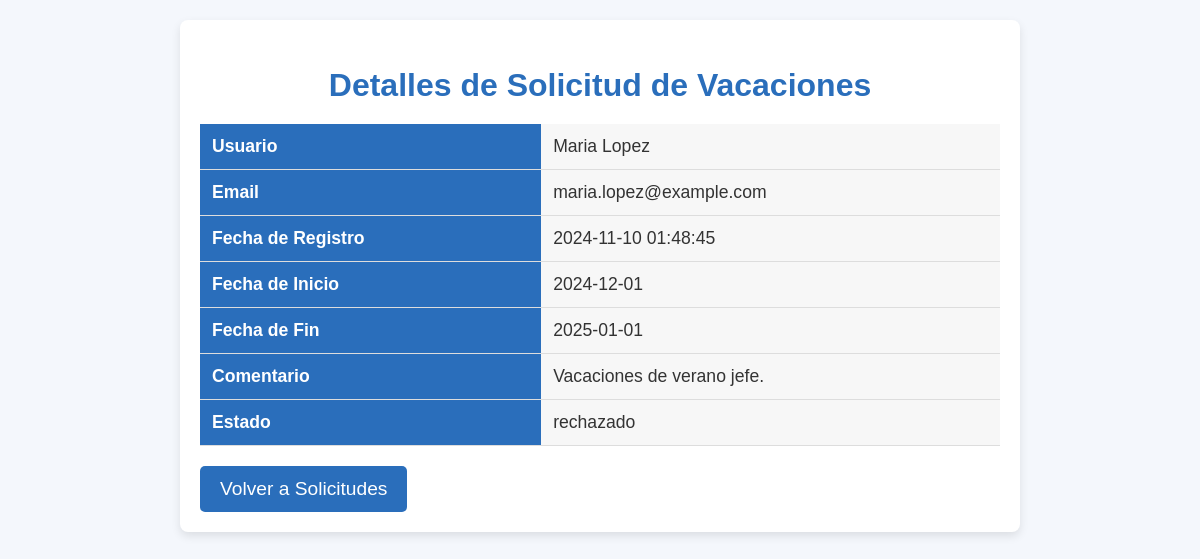
/php/detalles_solicitud.php?id=4 (signed in), run on the app's committed database.
### tables this page shows
CREATE TABLE `vacaciones` (
  `id` int(11) NOT NULL,
  `usuario_id` int(11) DEFAULT NULL,
  `fecha_inicio` date NOT NULL,
  `fecha_fin` date NOT NULL,
  `estado` enum('pendiente','aprobado','rechazado') DEFAULT 'pendiente',
  `comentario_admin` text DEFAULT NULL,
  `fecha_solicitud` timestamp NOT NULL DEFAULT current_timestamp()
);

CREATE TABLE `usuarios` (
  `id` int(11) NOT NULL,
  `nombre` varchar(100) NOT NULL,
  `email` varchar(100) NOT NULL,
  `password` varchar(255) NOT NULL,
  `rol` enum('admin','empleado') DEFAULT 'empleado',
  `fecha_registro` timestamp NOT NULL DEFAULT current_timestamp()
);

### php/detalles_solicitud.php (the view, shortened to what this page needs)
<?php
include("config.php");
$solicitud_id = intval($_GET['id']);
$sql = "SELECT vacaciones.*, usuarios.nombre, usuarios.email, usuarios.fecha_registro
        FROM vacaciones
        INNER JOIN usuarios ON vacaciones.usuario_id = usuarios.id
        WHERE vacaciones.id = $solicitud_id";
$result = $conn->query($sql);
$solicitud = $result->fetch_assoc();
?>
<!DOCTYPE html>
<html lang="es">
<head>
</head>
<body>
    <div class="container">
        <h2>Detalles de Solicitud de Vacaciones</h2>
        <table>
            <tr>
                <th>Usuario</th>
                <td><?php echo htmlspecialchars($solicitud['nombre']); ?></td>
            </tr>
            <tr>
                <th>Email</th>
                <td><?php echo htmlspecialchars($solicitud['email']); ?></td>
            </tr>
            <tr>
                <th>Fecha de Registro</th>
                <td><?php echo htmlspecialchars($solicitud['fecha_registro']); ?></td>
            </tr>
            <tr>
                <th>Fecha de Inicio</th>
                <td><?php echo htmlspecialchars($solicitud['fecha_inicio']); ?></td>
            </tr>
            <tr>
                <th>Fecha de Fin</th>
                <td><?php echo htmlspecialchars($solicitud['fecha_fin']); ?></td>
            </tr>
            <tr>
                <th>Comentario</th>
                <td><?php echo htmlspecialchars($solicitud['comentario_admin']); ?></td>
            </tr>
            <tr>
                <th>Estado</th>
                <td><?php echo htmlspecialchars($solicitud['estado']); ?></td>
            </tr>
        </table>
        <a href="gestion_solicitudes.php" class="btn-volver">Volver a Solicitudes</a>
    </div>
</body>
</html>

### php/detalles_solicitud.php (style rules this page uses)
body { font-family: 'Arial', sans-serif; background-color: #f4f7fc; margin: 0; padding: 0; color: #333; }
.container { width: 90%; max-width: 800px; margin: 20px auto; background-color: #fff; padding: 20px; box-shadow: 0 4px 10px rgba(0, 0, 0, 0.1); border-radius: 8px; }
h2 { text-align: center; color: #2a6ebb; font-size: 2em; margin-bottom: 20px; }
table { width: 100%; border-collapse: collapse; margin-top: 20px; }
th, td { padding: 12px; text-align: left; font-size: 1.1em; border-bottom: 1px solid #ddd; }
th { background-color: #2a6ebb; color: white; font-weight: bold; }
td { background-color: #f7f7f7; }
.btn-volver { display: inline-block; margin-top: 20px; padding: 12px 20px; background-color: #2a6ebb; color: white; text-decoration: none; border-radius: 5px; font-size: 1.2em; text-align: center; }

### data on the page
vacaciones: usuario.nombre "Maria Lopez", usuario.email "maria.lopez@example.com", usuario.fecha_registro "2024-11-10 01:48:45", fecha_inicio "2024-12-01", fecha_fin "2025-01-01", comentario_admin "Vacaciones de verano jefe.", estado "rechazado"
